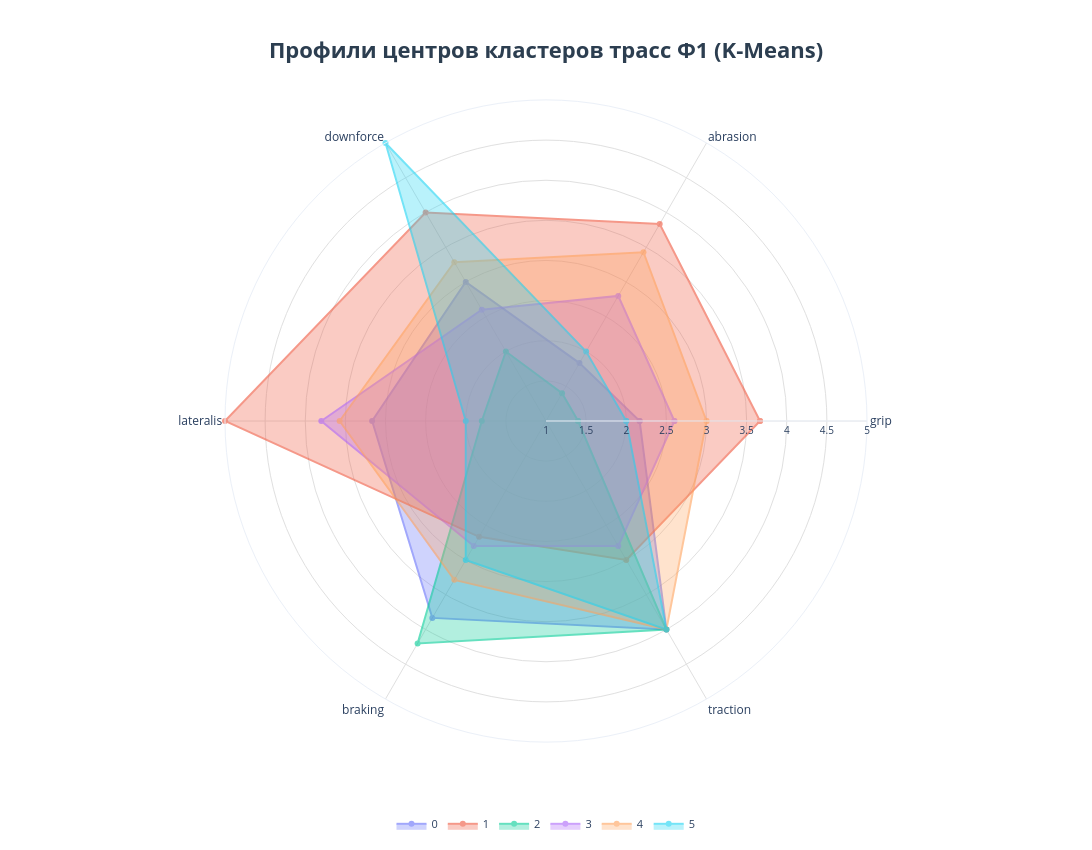

Source (notebook cell):
### Code cell
import plotly.graph_objects as go
import numpy as np

fig = go.Figure()

# Специфика Plotly: чтобы линия на радар-чарте замкнулась, 
# нужно продублировать первый признак и его значение в конец массива
radar_features = features + [features[0]]

for i in range(len(centroids_kmeans)):
    # Добавляем первый элемент центроида в конец для замыкания контура
    centroid_values = np.append(centroids_kmeans[i], centroids_kmeans[i][0])
    
    fig.add_trace(go.Scatterpolar(
        r=centroid_values,
        theta=radar_features,
        fill='toself',                 # Заливка области внутри полигона
        name=str(cluster_labels_kmeans_set[i]),        # Название в легенде
        opacity=0.6,                   # Прозрачность для читаемости наложений
        hoverinfo='r+theta'            # Что показывать при наведении
    ))

# 7. Кастомизация внешнего вида графика (чистый белый шаблон)
fig.update_layout(
    title=dict(
        text="<b>Профили центров кластеров трасс Ф1 (K-Means)</b>",
        x=0.5,
        y=0.95,
        font=dict(size=22, color='#2c3e50')
    ),
    polar=dict(
        radialaxis=dict(
            visible=True,
            range=[1, 5],              # Фиксируем шкалу от 0 до 1
            tickfont=dict(size=10),
            gridcolor='#e0e0e0'
        ),
        angularaxis=dict(
            tickfont=dict(size=12),
            gridcolor='#e0e0e0'
        )
    ),
    template='plotly_white',           # Светлый аккуратный шаблон без лишнего шума
    width=1100,
    height=850,
    legend=dict(
        orientation="h",               # Горизонтальная легенда снизу
        yanchor="bottom",
        y=-0.15,
        xanchor="center",
        x=0.5,
        font=dict(size=11)
    )
)

### Figure 1 — Plotly figure (JSON) as saved in the notebook; plotly's stock layout.template omitted (floating-point values rounded to 4 significant figures)
{"data": [{"fill": "toself", "hoverinfo": "r+theta", "name": "0", "opacity": 0.6, "r": [2.167, 1.833, 3.0, 3.167, 3.833, 4.0, 2.167], "theta": ["grip", "abrasion", "downforce", "lateralis", "braking", "traction", "grip"], "type": "scatterpolar"}, {"fill": "toself", "hoverinfo": "r+theta", "name": "1", "opacity": 0.6, "r": [3.667, 3.833, 4.0, 5.0, 2.667, 3.0, 3.667], "theta": ["grip", "abrasion", "downforce", "lateralis", "braking", "traction", "grip"], "type": "scatterpolar"}, {"fill": "toself", "hoverinfo": "r+theta", "name": "2", "opacity": 0.6, "r": [1.4, 1.4, 2.0, 1.8, 4.2, 4.0, 1.4], "theta": ["grip", "abrasion", "downforce", "lateralis", "braking", "traction", "grip"], "type": "scatterpolar"}, {"fill": "toself", "hoverinfo": "r+theta", "name": "3", "opacity": 0.6, "r": [2.6, 2.8, 2.6, 3.8, 2.8, 2.8, 2.6], "theta": ["grip", "abrasion", "downforce", "lateralis", "braking", "traction", "grip"], "type": "scatterpolar"}, {"fill": "toself", "hoverinfo": "r+theta", "name": "4", "opacity": 0.6, "r": [3.0, 3.429, 3.286, 3.571, 3.286, 4.0, 3.0], "theta": ["grip", "abrasion", "downforce", "lateralis", "braking", "traction", "grip"], "type": "scatterpolar"}, {"fill": "toself", "hoverinfo": "r+theta", "name": "5", "opacity": 0.6, "r": [2.0, 2.0, 5.0, 2.0, 3.0, 4.0, 2.0], "theta": ["grip", "abrasion", "downforce", "lateralis", "braking", "traction", "grip"], "type": "scatterpolar"}], "layout": {"height": 850, "legend": {"font": {"size": 11}, "orientation": "h", "x": 0.5, "xanchor": "center", "y": -0.15, "yanchor": "bottom"}, "polar": {"angularaxis": {"gridcolor": "#e0e0e0", "tickfont": {"size": 12}}, "radialaxis": {"gridcolor": "#e0e0e0", "range": [1, 5], "tickfont": {"size": 10}, "visible": true}}, "title": {"font": {"color": "#2c3e50", "size": 22}, "text": "<b>Профили центров кластеров трасс Ф1 (K-Means)</b>", "x": 0.5, "y": 0.95}, "width": 1100}}
